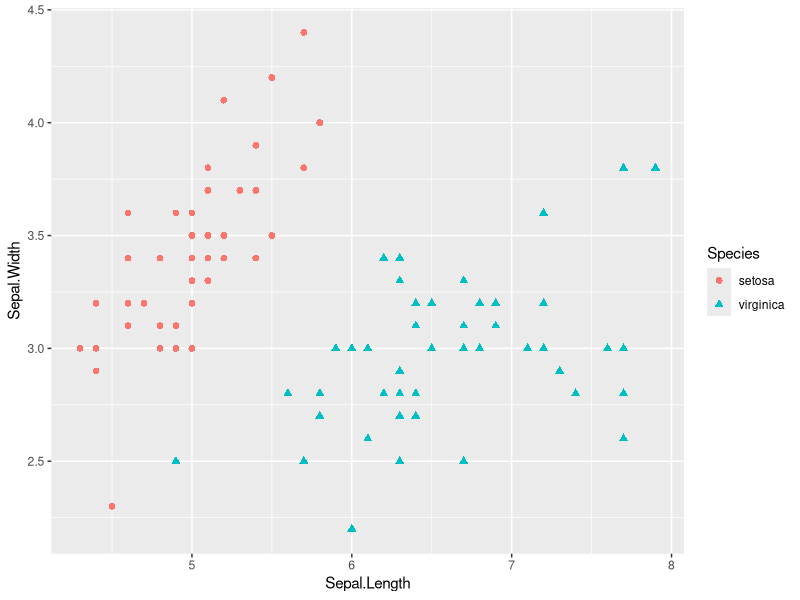
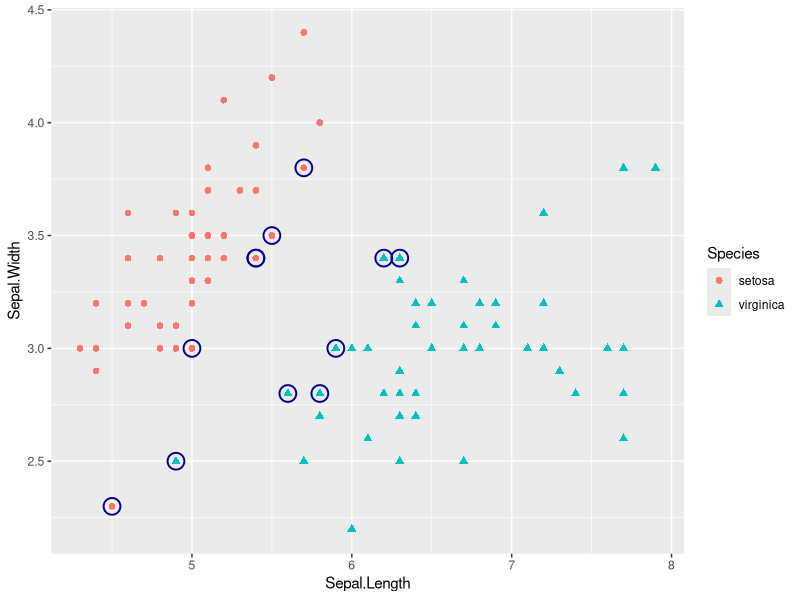
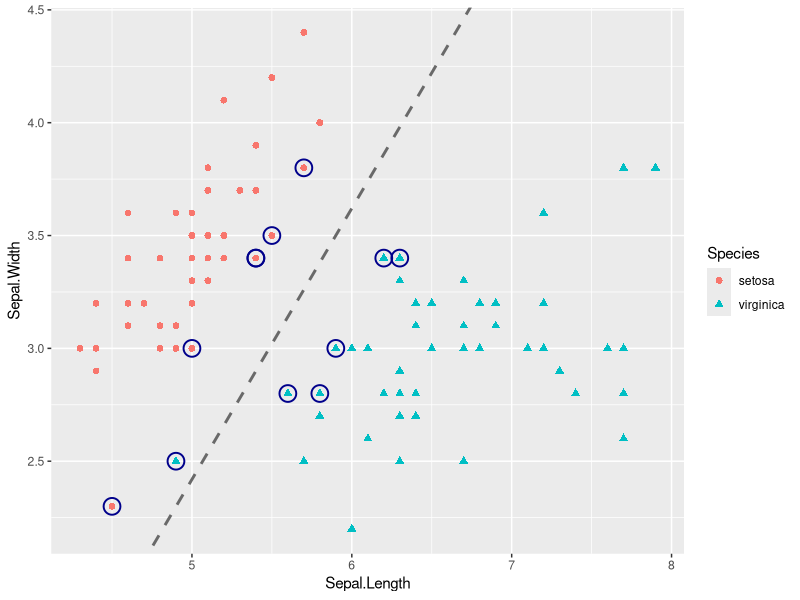
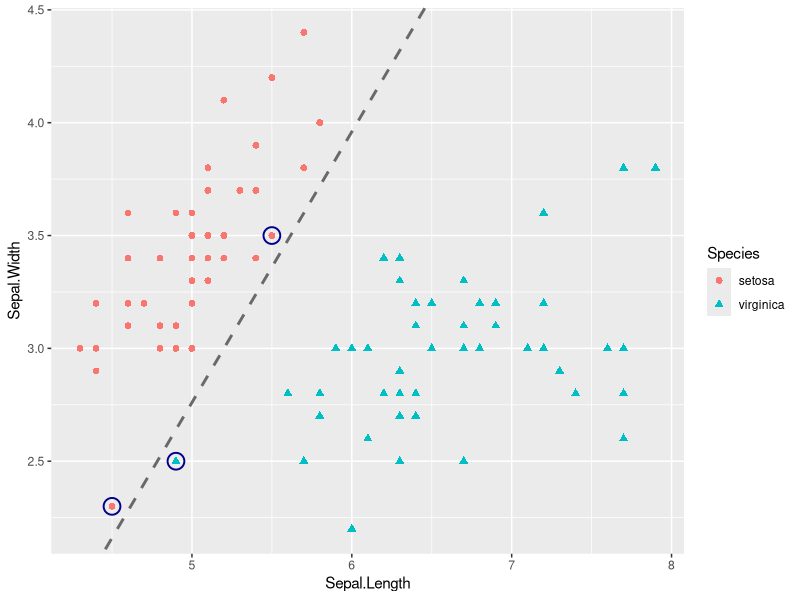
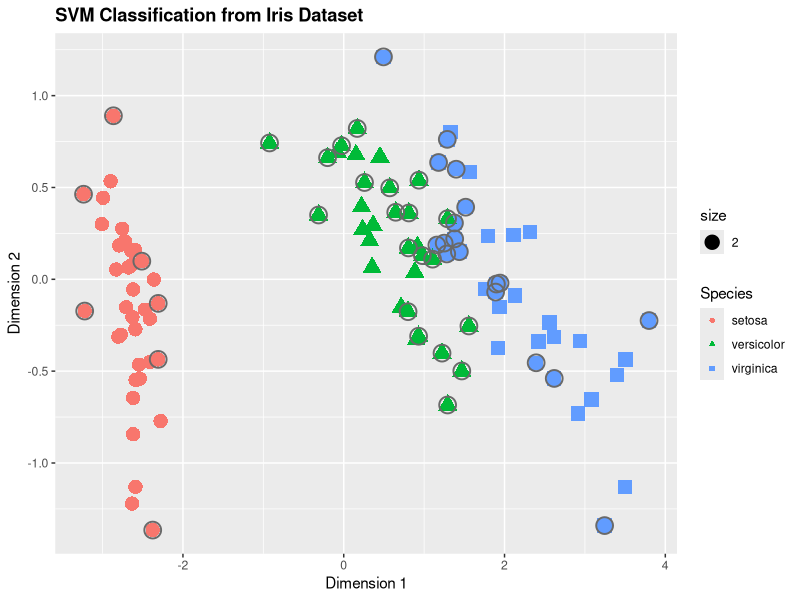

Generate these figures, in order, with R:
#### 예제 1 ####
# 2차원 공간에서 두 종류의 꽃을 분류해보자

iris.sub <- subset(iris,
                   select = c("Sepal.Length", "Sepal.Width", "Species"),
                   subset = Species %in% c("setosa", "virginica"))
# 2차원 공간에서 1차원 초평면 만들거니까 예측변수도 두개만

iris.sub$Species <- factor(iris.sub$Species)
head(iris.sub); tail(iris.sub)


# 관측값을 2차원 공간에서 산점도로 그려보자
library(ggplot2)
ggplot(iris.sub, aes(x=Sepal.Length, y=Sepal.Width)) +
  geom_point(aes(color=Species, shape=Species),
             size=2)
# 선형적 분할이 가능하겠구나


# 초평면과 서포트벡터를 찾아보자
install.packages("e1071")
library(e1071)
set.seed(123)
iris.svm <- svm(Species ~ .,     # 결과변수~예측변수
                data=iris.sub,   
                kernel="linear", # 커널함수를 지정. 커널함수는 기본적으로 가우시안RBF커널함수
                                 # 여기서는 차원의 확장 없이 초평면 탐색할 수 있으므로 커널함수로서 선형함수를 지정.
                cost=1,          # 오분류에 대한 패널티 (너무 크면 과대적합, 너무 작으면 과소적합)
                scale=F)         # 데이터를 표준화할테냐?

str(iris.svm)
class(iris.svm)
summary(iris.svm) # 분석결과에 대한 기초적인 정보

 # Number of Support Vectors:  12 
 # 서포트 벡터의 개수

 # ( 6 6 )
 # 두 개 범주에 6개씩 포함

iris.svm$index # 서포트벡터의 인덱스 보기
iris.svm$SV    # 서포트벡터의 관측값 보기
iris.sub[iris.svm$index, ] # 서포트벡터의 범주 보기


# 산점도 상에 서포트벡터 표시하기 
ggplot(iris.sub, aes(x=Sepal.Length, y=Sepal.Width)) +
  geom_point(aes(color=Species, shape=Species),
             size=2) +
  geom_point(data=iris.sub[iris.svm$index, c(1,2)],
             color="darkblue",
             shape=21,
             stroke=1.0,
             size=5)


# 초평면 표현하기
# 초평면을 나타내는 직선의 방정식의 계수와 절편은 svm객체에서 찾을 수 있음
str(iris.svm)
w <- t(iris.svm$coefs) %*% iris.svm$SV
w # 계수

b <- iris.svm$rho
b # 절편

ggplot(iris.sub, aes(x=Sepal.Length, y=Sepal.Width)) +
  geom_point(aes(color=Species, shape=Species),
             size=2) +
  geom_point(data=iris.sub[iris.svm$index, c(1,2)],
             color="darkblue",
             shape=21,
             stroke=1.0,
             size=5) +
  geom_abline(intercept = b/w[1,2],
              slope=-(w[1,1]/w[1,2]),
              color="dimgray",
              lty="dashed",
              lwd=1)

# 오분류 케이스 찾기

# 범주 예측하기
iris.svm.pred <- predict(iris.svm,         # 예측모델
                         newdata=iris.sub) # 예측할 데이터
head(iris.svm.pred)                    # 예측결과 보기
table(iris.sub$Species, iris.svm.pred, 
      dnn=c("Actual", "Predicted"))    # 얼마나 맞췄나 보기 
?table                                 
mean(iris.sub$Species == iris.svm.pred) # 정확도 보기


# cost값을 변화시켜보기
# 코스트 커지면 서포트벡터 개수 작아짐 -> 오분류 줄어들고 마진 작아지지만 과다적합문제
# 코스트 작아지면 서포트벡터 개수 커짐 -> 오분류 늘어나고 마진 커지지만 과소적합문제
set.seed(123)
iris.svm2 <-  svm(Species ~ .,     
              data=iris.sub,   
              kernel="linear",
              cost=100,          # 코스트 값 늘려
              scale=F)
summary(iris.svm2)
# 서포트벡터 줄어들었다

w <- t(iris.svm2$coefs) %*% iris.svm2$SV

b <- iris.svm2$rho

ggplot(iris.sub, aes(x=Sepal.Length, y=Sepal.Width)) +
  geom_point(aes(color=Species, shape=Species),
             size=2) +
  geom_point(data=iris.sub[iris.svm2$index, c(1,2)],
             color="darkblue",
             shape=21,
             stroke=1.0,
             size=5) +
  geom_abline(intercept = b/w[1,2],
              slope=-(w[1,1]/w[1,2]),
              color="dimgray",
              lty="dashed",
              lwd=1)
# 모든 관측값이 초평면에 의해 완벽히 분류되었음 
# 그러나 마진의 폭이 굉장히 작아짐
iris.svm2.pred <- predict(iris.svm2,         
                         newdata=iris.sub) 
head(iris.svm2.pred)                   
table(iris.sub$Species, iris.svm2.pred, 
      dnn=c("Actual", "Predicted"))  
mean(iris.sub$Species == iris.svm2.pred)
# 오분류된거 하나 없지  
# 정확도가 1
# 마진의 폭이 너무 작아서, 일반화 어려움. 
# 새로운 데이터 넣었을 때 오분류 가능성 높아짐


#### 예제 2 ####
# 결혼생활 동안 외도 여부 예측해보자 

# install.packages("AER")
library(AER)
data("Affairs")
str(Affairs) # 결혼생활 데이터
             # $affairs 외도 횟수 -> 결과변수니까 이진범주형으로 바꿔줘야 함
aff <- Affairs
aff$affairs <- factor(ifelse(aff$affairs > 0, 1, 0),
                      levels=c(0,1),
                      labels=c("No", "Yes"))
?ifelse

str(aff)
table(aff$affairs)
prop.table(table(aff$affairs))

# 훈련데이터/테스트데이터 나누기
set.seed(123)

train <- sample(nrow(aff), 0.7*nrow(aff))
aff.train <- aff[train, ]
aff.test <- aff[-train, ]

table(aff.train$affairs)
table(aff.test$affairs)

# svm분석 시행
library(e1071)
set.seed(123)
??svm
aff.svm <- svm(affairs ~ ., # 결과변수 ~ 예측변수
               data = aff.train)
summary(aff.svm)



# 예측하기
aff.svm.pred <- predict(aff.svm, 
                        newdata=aff.test)
head(aff.svm.pred)
table(aff.test$affairs, aff.svm.pred,
      dnn=c("Actual", "Predicted"))
mean(aff.test$affairs == aff.svm.pred)



# 각 범주별 예측확률을 계산하기
set.seed(123)
aff.svm2 <- svm(affairs ~ ., 
               data = aff.train,
               probability=T)
aff.svm2.pred <- predict(aff.svm2,
                         newdata = aff.test,
                         probability = T)
head(aff.svm2.pred)
str(aff.svm2.pred)
attr(aff.svm2.pred, "probabilities")[1:6, ]


# 성능개선을 위한 튜닝하기
# RBF커널함수(디폴트)를 이용한 튜닝
set.seed(123)
aff.svm.tuned <- tune.svm(affairs ~ .,
                          data=aff.train,
                          gamma=10^(-3:3), # 데이터를 분할하는 초평면의 형태를 결정
                                           # 감마인수 값이 크면 더 많은 서포트벡터, 좀더 복잡한 분류 경계 생성
                                           # 훈련데이터 오분류 작아지지만 일반화 힘들어져
                                           # 0보다 크게 설정해야 함
                          cost=2^(-5:5))
# 감마와 코스트는 둘다 너무 커지면 과적합 문제 발생하기 때문에 적절한 값 찾아야 함
# tune.svm() 감마와 코스트를 변화시켜가면서 최적의 값을 찾아가는 함수
# 77개의 모델 중 가장 작은 오차를 보이는 모델을 찾아냄
summary(aff.svm.tuned)
# best parameters: 최적의 감마와 코스트
aff.svm.tuned$best.model$gamma
aff.svm.tuned$best.model$cost

set.seed(123)
aff.svm <- svm(affairs ~ .,
               data=aff.train,
               gamma=0.001,
               cost=0.03125)
aff.svm.pred <- predict(aff.svm, 
                        aff.test)
table(aff.test$affairs, aff.svm.pred,
      dnn=c("Actual", "Predicted"))
mean(aff.test$affairs == aff.svm.pred)
# 개선된 성능


#### 다중분류 ####
# e1071패키지는 1:1 방식을 이용
set.seed(123)
train <- sample(nrow(iris), 0.7*nrow(iris))
iris.train <- iris[train, ]
iris.test <- iris[-train, ]

set.seed(123)
iris.svm <- svm(Species ~ .,
                data=iris.train)
summary(iris.svm) # 45개의 서포트벡터

library(ggplot2)
iris.mds <- data.frame(cmdscale(dist(iris.train[,-5]))) # 다차원척도법으로 2차원으로 바꿔줌
ggplot(iris.mds, aes(x=X1, y=X2)) +
  geom_point(aes(color=iris.train[,5],
                 shape=iris.train[,5], size=2)) +
  geom_point(data=iris.mds[iris.svm$index,],
             color="dimgray", shape=21,
             stroke=1.0, size=5) +
  labs(color="Species", shape="Species", x="Dimension 1",
       y="Dimension 2",
       title="SVM Classification from Iris Dataset") +
  theme(plot.title=element_text(face="bold"))
  
iris.svm.pred <- predict(iris.svm, iris.test)
table(na.omit(iris.test)$Species, 
      iris.svm.pred,
      dnn=c("Actual", "Predicted"))
mean(na.omit(iris.test)$Species == iris.svm.pred)
